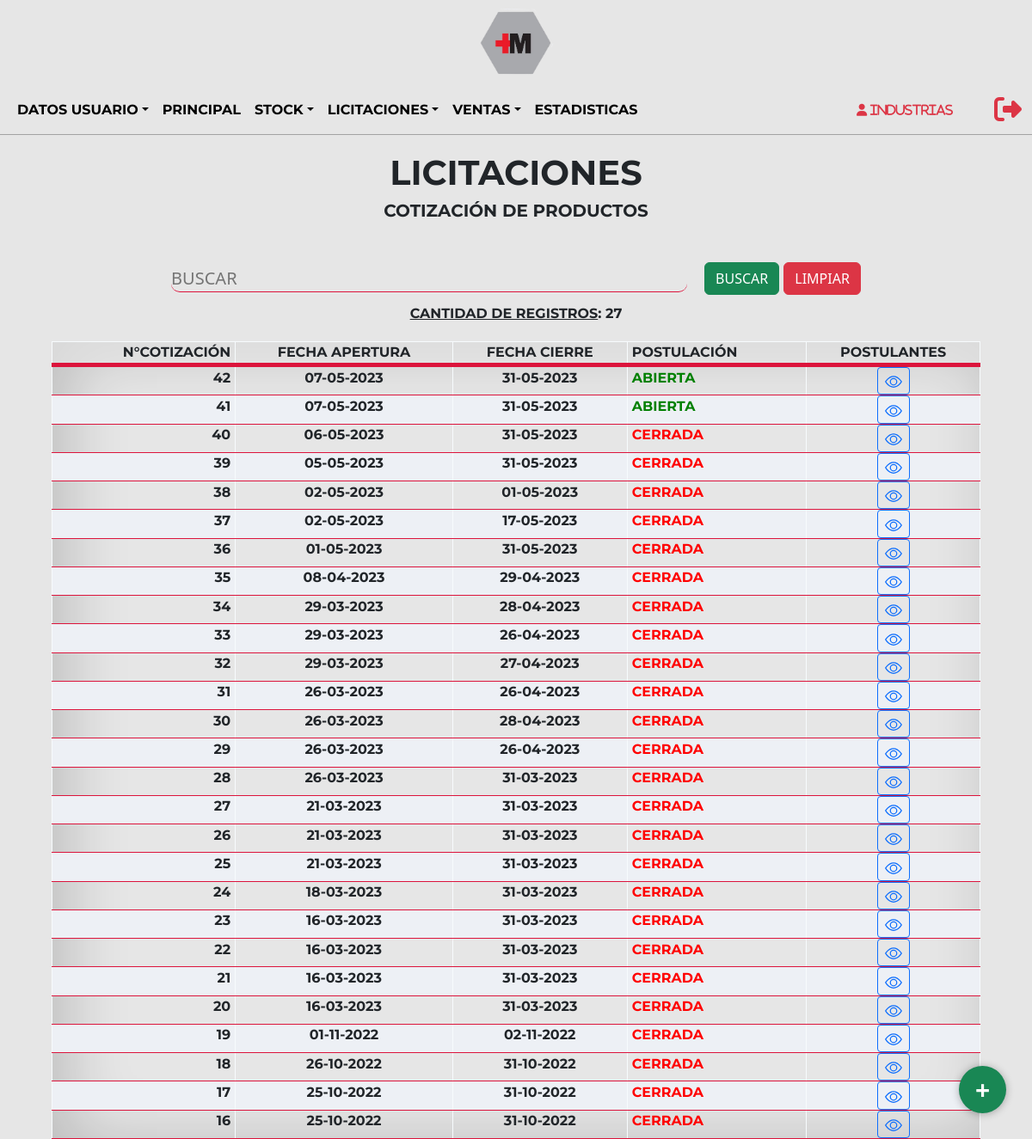
The app's page /Sistema/Licitaciones/licCotizaciones.php?ok (signed in) with its own data.
### tables this page shows
CREATE TABLE `usuario` (
  `idUsuario` int(3) NOT NULL,
  `usuario` text NOT NULL,
  `contraseña` varchar(60) NOT NULL,
  `idRol` int(2) NOT NULL,
  `idTipoUsuario` int(10) NOT NULL,
  `nombre` varchar(100) NOT NULL,
  `correo` varchar(100) NOT NULL,
  `direccion` varchar(100) NOT NULL,
  `idEstadoUsuario` int(2) NOT NULL
);

CREATE TABLE `licitacion` (
  `idLicitacion` int(3) NOT NULL,
  `idEstadoLicitacion` int(3) NOT NULL
);

### Sistema/Licitaciones/licCotizaciones.php (the view, shortened to what this page needs)
<?php
include('../../Utils/conexion.php');
$iduser = $_SESSION['usuario'];
$sql = "SELECT idUsuario, usuario, idRol FROM usuario WHERE usuario='$iduser'";
$resultado = $datos_base->query($sql);
$row = $resultado->fetch_assoc();
$nom = $row['usuario'];
$idUsu = $row['idUsuario'];
$idRol = $row['idRol'];
?>
<!DOCTYPE html>
<html lang="en">
<head>
    <link href="https://cdn.jsdelivr.net/npm/bootstrap@5.2.0-beta1/dist/css/bootstrap.min.css" rel="stylesheet">
    <link rel="stylesheet" type="text/css" href="../../Css/estilos.css"/>
</head>
<body>
    <?php include('../Layouts/licitacionesHeader.php'); ?>
    <main>
        <section class="ini">
            <div class="ini-tit">
                <h1>LICITACIONES</h1>
                <h5>COTIZACIÓN DE PRODUCTOS</h5>
            </div>
            <div class="container">
                <form method="POST" action="./licCotizaciones.php">
                    <div class="form-grilla">
                        <div class="form-grilla-busc">
                            <input type="text" style="text-transform:uppercase;" name="buscar"  placeholder="Buscar" class="busc">
                        </div>
                        <div class="form-grilla-but">
                            <input class="btn btn-success" type="submit" name="btn2" value="BUSCAR"></input>
                            <input class="btn btn-danger" type="submit" name="btn1" value="LIMPIAR"></input>
                        </div>
                    </div>
                </form>
                <?php if($idRol == $roladmin OR $idRol == $rolgerente OR $idRol == $rolventas ){ ?>
                <div class="agregar">
                    <a href="./agregarLicCotizacion.php" class="nuevo" data-bs-toggle="tooltip" title="Nueva licitación" data-bs-placement="left">+</a>
                </div>
                <?php }?>
            </div>
             <?php
                    if($idRol == $rolgerente OR $idRol == $roladmin  OR $idRol == $rolventas )
                    {
                    echo "<table>
                            <thead>
                                <tr>
                                    <th><p style='text-align:right; margin-right: 5px;'>N°COTIZACIÓN</p></th>
                                    <th><p>FECHA APERTURA</p></th>
                                    <th><p>FECHA CIERRE</p></th>
                                    <th><p style='text-align:left; margin-left: 5px;'>POSTULACIÓN</p></th>
                                    <th><p>POSTULANTES</p></th>
                                </tr>
                            </thead>
                        ";
                        if(isset($_POST['btn2']))
                                {
                                    $cantidad = 0;
                                    $doc = $_POST['buscar'];
                                    $consulta=mysqli_query($datos_base, "SELECT l.idLicitacion, m.fecha, m.fechaVen
                                    FROM licitacion l
                                    LEFT JOIN movimientolicitacion AS m ON m.idLicitacion = l.idLicitacion
                                    WHERE m.idEstadoLicitacion = 1  AND (l.idLicitacion LIKE '%$doc%' OR m.fecha LIKE '%$doc%' OR m.fechaVen LIKE '%$doc%')
                                    GROUP BY l.idLicitacion
                                    ORDER BY l.idLicitacion DESC");
                                    while($listar = mysqli_fetch_array($consulta))
                                    {
                                        $cantidad++;
                                        $lici = $listar['idLicitacion'];
                                        $fec = date("d-m-Y", strtotime($listar['fecha']));
                                        $fecven = date("d-m-Y", strtotime($listar['fechaVen']));
                                        echo
                                        "
                                        <tr>
                                            <td><h4 style='font-size:16px;text-align: right; margin-right: 5px; '>".$listar['idLicitacion']."</h4 ></td>
                                            <td><h4 style='font-size:16px;'>".$fec."</h4 ></td>
                                            <td><h4 style='font-size:16px;'>".$fecven."</h4 ></td>";
                                            $sql6 = "SELECT d.idUsuario, l.idEstadoLicitacion
                                            FROM datoslicitacion d
                                            LEFT JOIN licitacion l ON l.idLicitacion = d.idLicitacion
                                            WHERE d.idLicitacion = '$lici'";
                                            $result6 = $datos_base->query($sql6);
                                            $row6 = $result6->fetch_assoc();
                                            $vacio = $row6['idUsuario'];
                                            $est = $row6['idEstadoLicitacion'];
                                            if($vacio == 0 AND $est != 7){
                                                echo "<td><h4 style='font-size:16px;color:green; text-align:left; margin-left: 5px;'>ABIERTA</h4 ></td>";
                                            }else{
                                                echo "<td><h4 style='font-size:16px;color:red; text-align:left; margin-left: 5px;'>CERRADA</h4 ></td>";
                                            }
                                            if($idUsu == 1){
                                                echo
                                                "
                                                <td class='text-center text-nowrap'><a class='btn btn-sm btn-outline-primary' href=./postulantesLicCotizacion.php?no=".$listar['idLicitacion']." target=new class=mod><svg xmlns='http://www.w3.org/2000/svg' width='20' height='20' fill='currentcolor' margin='5' class='bi bi-eye' viewBox='0 0 16 16'>
                                                <path d='M16 8s-3-5.5-8-5.5S0 8 0 8s3 5.5 8 5.5S16 8 16 8zM1.173 8a13.133 13.133 0 0 1 1.66-2.043C4.12 4.668 5.88 3.5 8 3.5c2.12 0 3.879 1.168 5.168 2.457A13.133 13.133 0 0 1 14.828 8c-.058.087-.122.183-.195.288-.335.48-.83 1.12-1.465 1.755C11.879 11.332 10.119 12.5 8 12.5c-2.12 0-3.879-1.168-5.168-2.457A13.134 13.134 0 0 1 1.172 8z'/>
                                                <path d='M8 5.5a2.5 2.5 0 1 0 0 5 2.5 2.5 0 0 0 0-5zM4.5 8a3.5 3.5 0 1 1 7 0 3.5 3.5 0 0 1-7 0z'/>
                                              </svg></a></td>
                                                ";
                                            }
                                            echo "
                                            </tr>
                                        ";
                                    }
                                }
                                else{
                                $cantidad = 0;
                                $consulta=mysqli_query($datos_base, "SELECT l.idLicitacion, m.fecha, m.fechaVen
                                FROM licitacion l
                                LEFT JOIN movimientolicitacion AS m ON m.idLicitacion = l.idLicitacion
                                WHERE m.idEstadoLicitacion = 1
                                GROUP BY l.idLicitacion
                                ORDER BY l.idLicitacion DESC");
                                    while($listar = mysqli_fetch_array($consulta))
                                    {
                                        $cantidad++;
                                        $lici = $listar['idLicitacion'];
                                        $fec = date("d-m-Y", strtotime($listar['fecha']));
                                        $fecven = date("d-m-Y", strtotime($listar['fechaVen']));
                                        echo
                                        "
                                            <tr>
                                            <td><h4 style='font-size:16px;text-align: right; margin-right: 5px; '>".$listar['idLicitacion']."</h4 ></td>
                                            <td><h4 style='font-size:16px;'>".$fec."</h4 ></td>
                                            <td><h4 style='font-size:16px;'>".$fecven."</h4 ></td>";
                                            $sql6 = "SELECT d.idUsuario, l.idEstadoLicitacion
                                            FROM datoslicitacion d
                                            LEFT JOIN licitacion l ON l.idLicitacion = d.idLicitacion
                                            WHERE d.idLicitacion = '$lici'";
                                            $result6 = $datos_base->query($sql6);
                                            $row6 = $result6->fetch_assoc();
                                            $vacio = $row6['idUsuario'];
                                            $est = $row6['idEstadoLicitacion'];
                                            if($vacio == 0 AND $est != 7){
                                                echo "<td><h4 style='font-size:16px;color:green;text-align:left; margin-left: 5px;'>ABIERTA</h4 ></td>";
                                            }else{
                                                echo "<td><h4 style='font-size:16px;color:red;text-align:left; margin-left: 5px;'>CERRADA</h4 ></td>";
                                            }
                                            if($idUsu == 1){
                                                echo
                                                "
                                                <td class='text-center text-nowrap'><a class='btn btn-sm btn-outline-primary' href=./postulantesLicCotizacion.php?no=".$listar['idLicitacion']." target=new class=mod><svg xmlns='http://www.w3.org/2000/svg' width='20' height='20' fill='currentcolor' margin='5' class='bi bi-eye' viewBox='0 0 16 16'>
                                                <path d='M16 8s-3-5.5-8-5.5S0 8 0 8s3 5.5 8 5.5S16 8 16 8zM1.173 8a13.133 13.133 0 0 1 1.66-2.043C4.12 4.668 5.88 3.5 8 3.5c2.12 0 3.879 1.168 5.168 2.457A13.133 13.133 0 0 1 14.828 8c-.058.087-.122.183-.195.288-.335.48-.83 1.12-1.465 1.755C11.879 11.332 10.119 12.5 8 12.5c-2.12 0-3.879-1.168-5.168-2.457A13.134 13.134 0 0 1 1.172 8z'/>
                                                <path d='M8 5.5a2.5 2.5 0 1 0 0 5 2.5 2.5 0 0 0 0-5zM4.5 8a3.5 3.5 0 1 1 7 0 3.5 3.5 0 0 1-7 0z'/>
                                              </svg></a></td>
                                                ";
                                            }
                                            echo "
                                            </tr>
                                        ";
                                    }
                                }
                                echo "<div style='margin-top:10px;'><p style='text-transform: uppercase;'><u>Cantidad de registros</u>: ".$cantidad."</p></div>";
                                echo "</table>";
                                };
                                ?>
        </section>
    </main>
</body>
</html>

### Sistema/Layouts/licitacionesHeader.php (shortened to what this page needs)
<div class="cont-img">
        <a href="../principal.php" class="imagenb">
            <img src="../../Imagenes/c-titulo.png" alt="logo">
         </a>
    </div>
    <header class="hea-pri">
        <nav class="navbar navbar-expand-lg navbar-light">
            <div class="container-fluid navpri">
                <div class="collapse navbar-collapse" id="navbarNav">
                    <ul class="navbar-nav">
                    <li class="nav-item dropdown">
                            <a href="#" class="nav-link dropdown-toggle variacion" id="navbarDropdown" role="button" data-bs-toggle="dropdown" aria-expanded="false">DATOS USUARIO</a>
                                <?php
                                    $rolgerente = 1;
                                    $roladmin = 2;
                                    $roldeposito = 3;
                                    $rolventas = 4;
                                    $rolobra = 5;
                                    $rolproveedor = 6;
                                ?>
                        </li>
                        <li class="nav-item">
                            <a href="../principal.php" class="nav-link variacion" aria-current="page">PRINCIPAL</a>
                        </li>
                        <?php
                            if($idRol == $rolgerente OR $idRol == $roldeposito){
                        ?>
                        <li class="nav-item dropdown">
                            <a href="#" class="nav-link dropdown-toggle variacion" id="navbarDropdown" role="button" data-bs-toggle="dropdown" aria-expanded="false">STOCK</a>
                        </li>
                        <?php
                            }
                        ?>
                        <?php
                            if($idRol == $rolgerente OR $idRol == $roladmin OR $idRol == $rolventas OR $idRol == $rolproveedor){
                        ?>
                        <li class="nav-item dropdown">
                            <a href="#" class="nav-link dropdown-toggle variacion" id="navbarDropdown" role="button" data-bs-toggle="dropdown" aria-expanded="false">LICITACIONES</a>
                        </li>
                        <?php
                            }
                        ?>
                        <?php
                            if($idRol == $rolgerente OR $idRol == $roladmin OR $idRol == $rolobra){
                        ?>
                        <li class="nav-item dropdown">
                            <?php
                            if($idRol != $rolobra){?>
                            <a href="#" class="nav-link dropdown-toggle variacion" id="navbarDropdown" role="button" data-bs-toggle="dropdown" aria-expanded="false">VENTAS</a>
                            <?php }else{?>
                            <a href="#" class="nav-link dropdown-toggle variacion" id="navbarDropdown" role="button" data-bs-toggle="dropdown" aria-expanded="false">COMPRAS</a>
                            <?php }?>
                        </li>
                        <?php
                            }
                        ?>
                        <?php
                            if($idRol == $rolgerente OR $idRol == $roladmin){
                        ?>
                        <li class="nav-item">
                            <a href="../estadisticas.php" class="nav-link variacion" aria-current="page">ESTADISTICAS</a>
                        </li>
                        <?php
                            }
                        ?>
                    </ul>
                </div>
                <div class="not-exit">
                    <div class="not-exit-name">
                        <p><i class="fa-solid fa-user" style="color: #dc3545;">&nbsp<?php echo $nom;?></i></p>
                    </div>
                   <div class="not-exit-exit">
                       <a href="../../Utils/salir.php">
                            <i class="fa-solid fa-right-from-bracket fa-2x" style="color: #dc3545;"></i>
                        </a>
                   </div>
                </div>
            </div>
        </nav>
    </header>

### records on screen
usuario: usuario "Industrias"
licitacion: idLicitacion "42", fec "07-05-2023", fecven "31-05-2023", shows "ABIERTA"
licitacion: idLicitacion "41", fec "07-05-2023", fecven "31-05-2023", shows "ABIERTA"
licitacion: idLicitacion "40", fec "06-05-2023", fecven "31-05-2023", shows "CERRADA"
licitacion: idLicitacion "39", fec "05-05-2023", fecven "31-05-2023", shows "CERRADA"
licitacion: idLicitacion "38", fec "02-05-2023", fecven "01-05-2023", shows "CERRADA"
licitacion: idLicitacion "37", fec "02-05-2023", fecven "17-05-2023", shows "CERRADA"
licitacion: idLicitacion "36", fec "01-05-2023", fecven "31-05-2023", shows "CERRADA"
licitacion: idLicitacion "35", fec "08-04-2023", fecven "29-04-2023", shows "CERRADA"
licitacion: idLicitacion "34", fec "29-03-2023", fecven "28-04-2023", shows "CERRADA"
licitacion: idLicitacion "33", fec "29-03-2023", fecven "26-04-2023", shows "CERRADA"
licitacion: idLicitacion "32", fec "29-03-2023", fecven "27-04-2023", shows "CERRADA"
licitacion: idLicitacion "31", fec "26-03-2023", fecven "26-04-2023", shows "CERRADA"
licitacion: idLicitacion "30", fec "26-03-2023", fecven "28-04-2023", shows "CERRADA"
licitacion: idLicitacion "29", fec "26-03-2023", fecven "26-04-2023", shows "CERRADA"
licitacion: idLicitacion "28", fec "26-03-2023", fecven "31-03-2023", shows "CERRADA"
licitacion: idLicitacion "27", fec "21-03-2023", fecven "31-03-2023", shows "CERRADA"
licitacion: idLicitacion "26", fec "21-03-2023", fecven "31-03-2023", shows "CERRADA"
licitacion: idLicitacion "25", fec "21-03-2023", fecven "31-03-2023", shows "CERRADA"
licitacion: idLicitacion "24", fec "18-03-2023", fecven "31-03-2023", shows "CERRADA"
licitacion: idLicitacion "23", fec "16-03-2023", fecven "31-03-2023", shows "CERRADA"
licitacion: idLicitacion "22", fec "16-03-2023", fecven "31-03-2023", shows "CERRADA"
licitacion: idLicitacion "21", fec "16-03-2023", fecven "31-03-2023", shows "CERRADA"
licitacion: idLicitacion "20", fec "16-03-2023", fecven "31-03-2023", shows "CERRADA"
licitacion: idLicitacion "19", fec "01-11-2022", fecven "02-11-2022", shows "CERRADA"
licitacion: idLicitacion "18", fec "26-10-2022", fecven "31-10-2022", shows "CERRADA"
licitacion: idLicitacion "17", fec "25-10-2022", fecven "31-10-2022", shows "CERRADA"
licitacion: idLicitacion "16", fec "25-10-2022", fecven "31-10-2022", shows "CERRADA"

### other values on screen
$cantidad "27"
